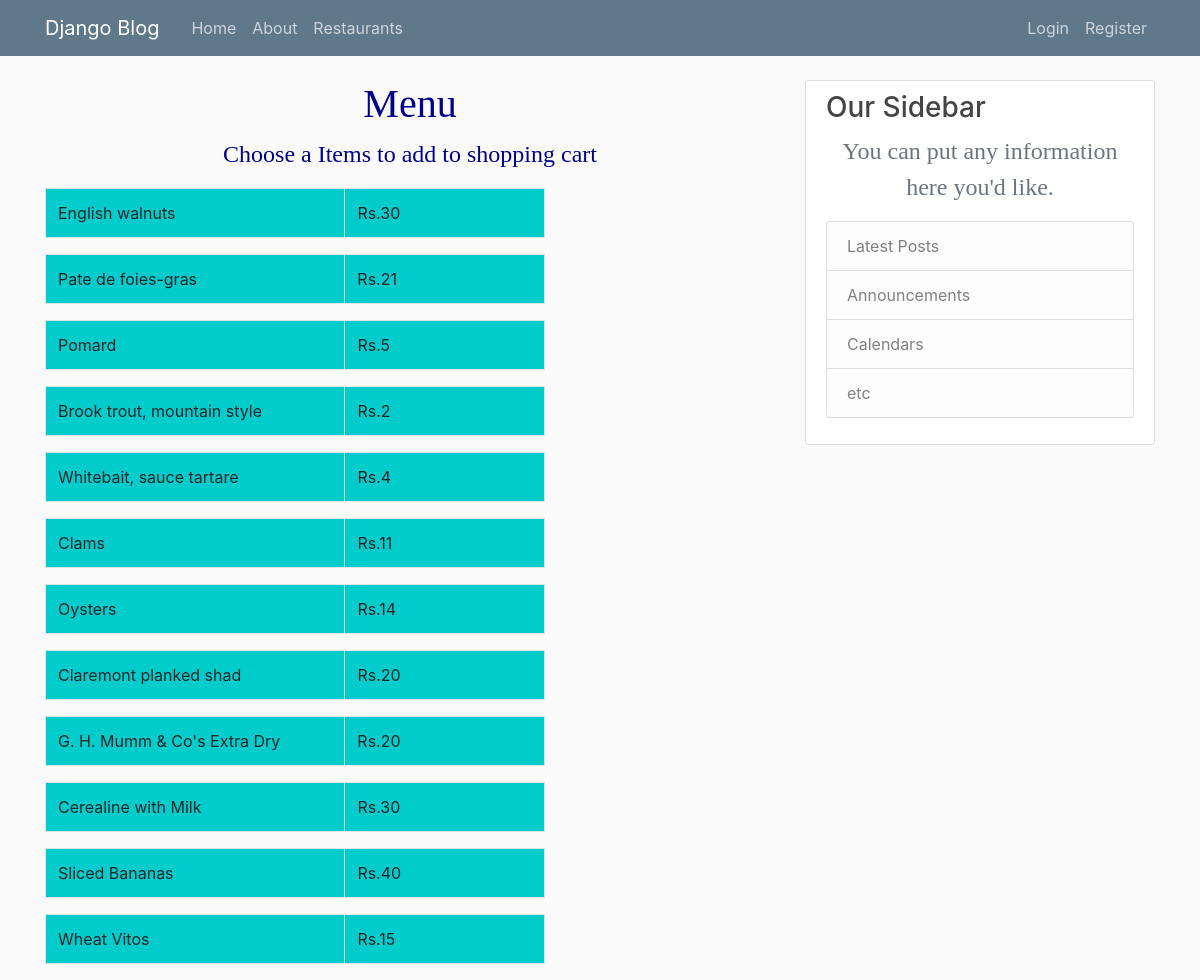
The page /menuI/ on the database its author committed.
### blog/models.py (models this page shows, shortened)
class Menu2(models.Model):
	name=models.CharField(max_length=100)
	price=models.IntegerField()
	restaurant=models.CharField(max_length=100)

### blog/views.py (the view)
# urls.py: path('menuI/', views.menuI, name='blog-menuI'),
def menuI(request):
	context2={
	'dishes':Menu2.objects.all(),
	'rests':Post1.objects.all()
	}
	return render(request, 'blog/menuI.html',context2)

### blog/templates/blog/menuI.html
{% extends "blog/base.html" %}
{%block content %}
<h1>Menu</h1>
<p> Choose a Items to add to shopping cart</p>
<div class="table table-hover">
      {% for dish in dishes  %}
          {% if dish.restaurant == 'Izakaya Kikufuji' %}
  <table class="table table-bordered" style ="width: 500px; background-color: #00cccc;">
    <tbody>
      <tr>
        <td style ="width: 300px; background-color: #00cccc;">{{dish.name}}</td>
        <td style ="width: 200px; background-color: #00cccc;">Rs.{{dish.price}}</td>
      </tr>
    </tbody>
  </table>
    {% endif %}
  {% endfor %}
</div>
</body>
</html>
{% endblock content %}

### blog/static/blog/main.css (style rules this page uses)
body { background: #fafafa; color: #333333; margin-top: 5rem; }
h1, h2, h3, h4, h5, h6 { color: #444444; }
body { background-image:url(https://cdn1.vectorstock.com/i/1000x1000/96/80/low-poly-aquamarine-color-vector-29209680.jpg); background-position: center; background-size: cover }
h1 { font-size: %300; text-align:center; color: darkblue; font-family: verdana }
p { color: darkblue; font-family: verdana; text-align: center; font-size: 150% }

### rows shown on the page
Menu2: name "English walnuts", price "30"
Menu2: name "Pate de foies-gras", price "21"
Menu2: name "Pomard", price "5"
Menu2: name "Brook trout, mountain style", price "2"
Menu2: name "Whitebait, sauce tartare", price "4"
Menu2: name "Clams", price "11"
Menu2: name "Oysters", price "14"
Menu2: name "Claremont planked shad", price "20"
Menu2: name "G. H. Mumm & Co's Extra Dry", price "20"
Menu2: name "Cerealine with Milk", price "30"
Menu2: name "Sliced Bananas", price "40"
Menu2: name "Wheat Vitos", price "15"
